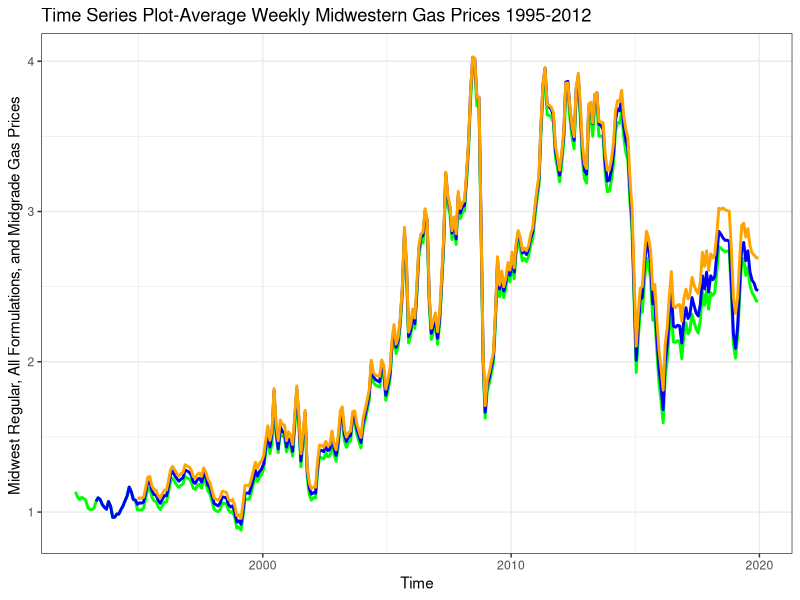
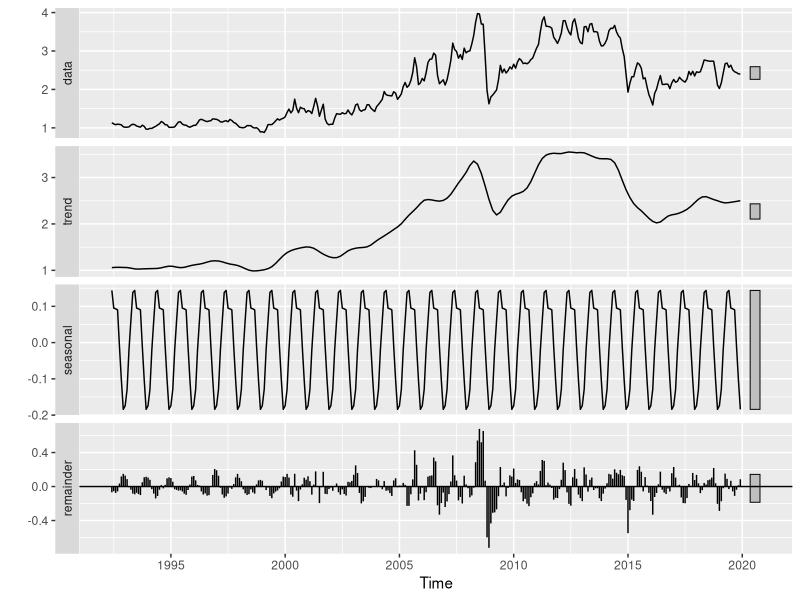
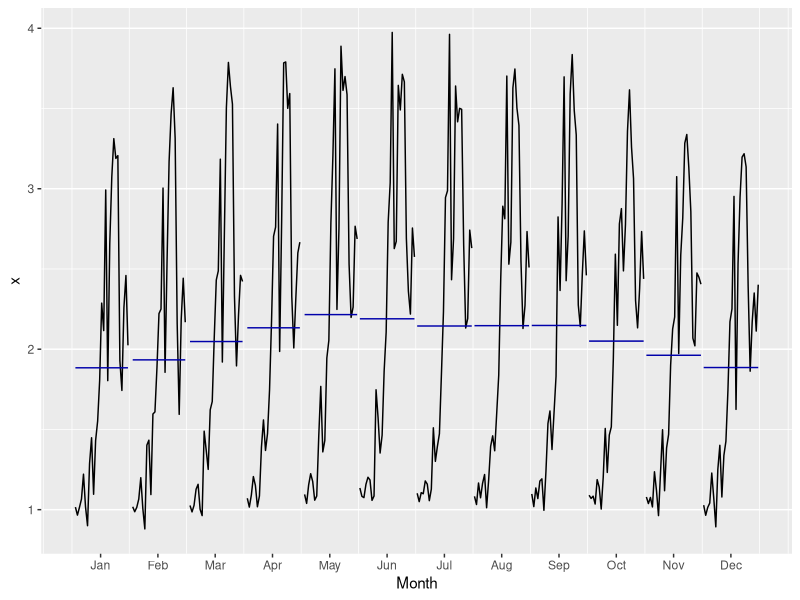
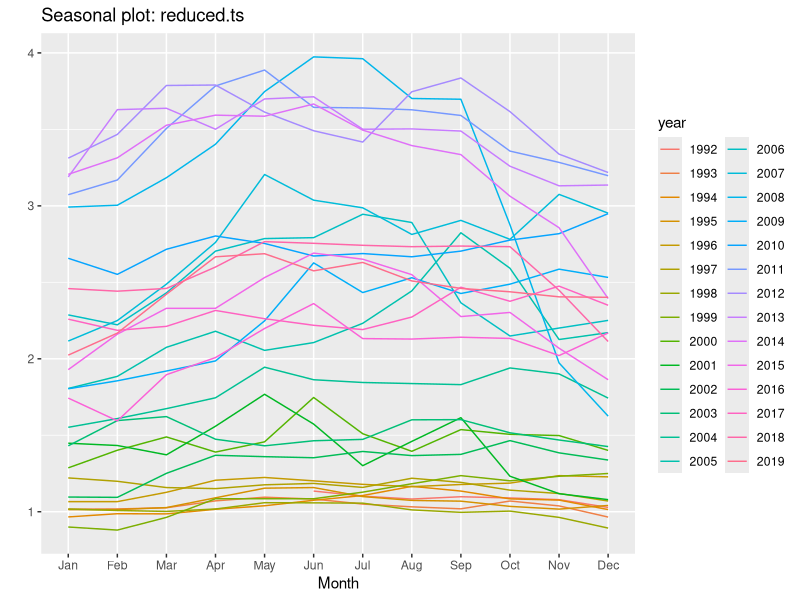
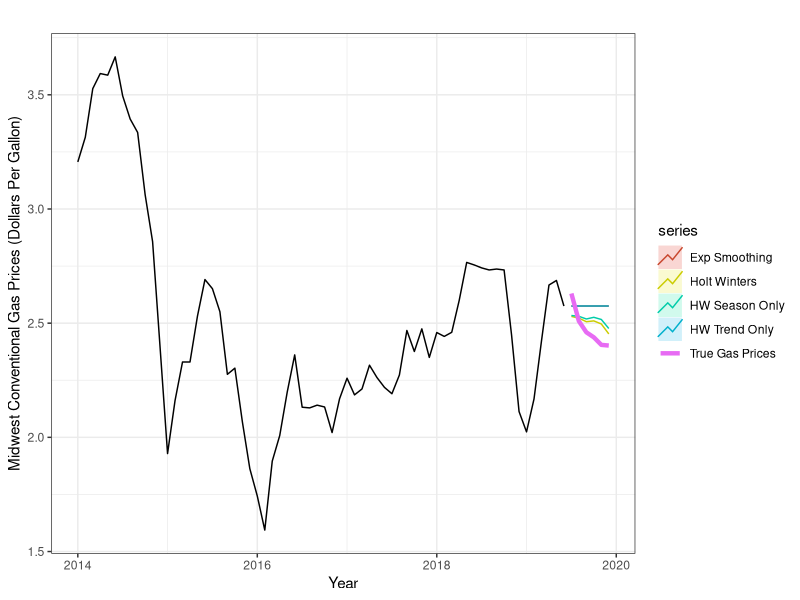
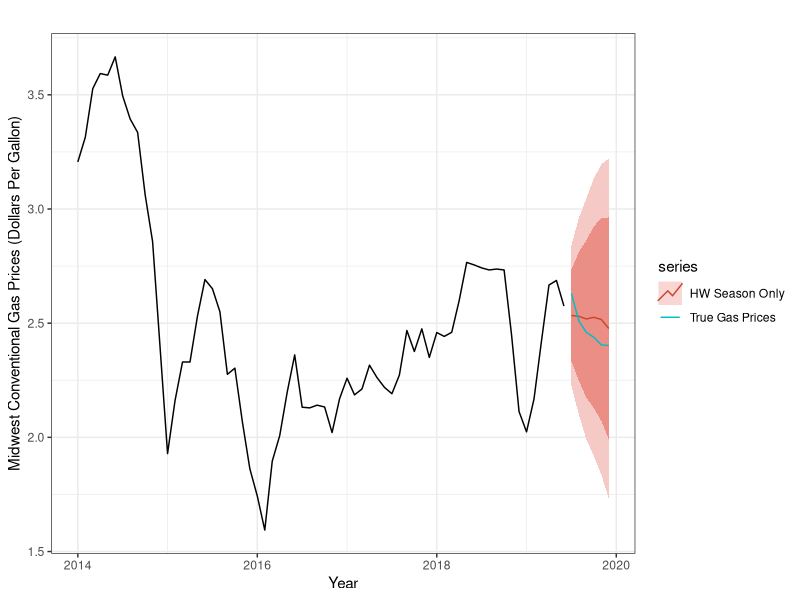
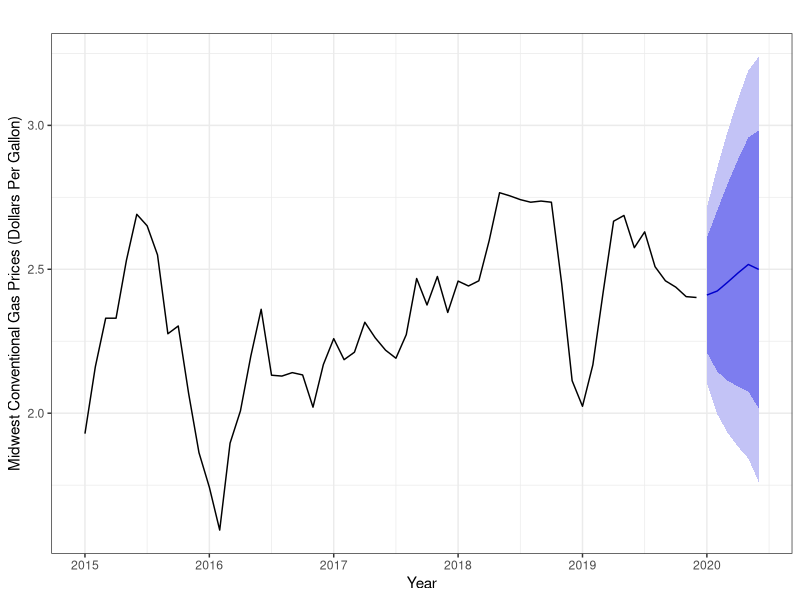

Write the R code that produced these figures, in order.
## ---- chunk 1
knitr::opts_chunk$set(echo = TRUE)
library(readxl)
library(tidyverse)
library(forecast)
library(stringr)
library(lubridate)
library(knitr)
## ---- chunk 2
lab_data <- read_excel("PET_PRI_GND_DCUS_R20_M.xlsx", sheet = "Data 1", skip = 2)
dim(lab_data)

lab_data_wrangled <- lab_data %>%
  select(Date, `Midwest Regular Conventional Retail Gasoline Prices (Dollars per Gallon)`) %>%
  drop_na()

lab_data_all <- lab_data %>%
  select(Date, `Midwest All Grades All Formulations Retail Gasoline Prices (Dollars per Gallon)`) %>%
  drop_na()

lab_data_midgrade <- lab_data %>%
  select(Date, `Midwest Midgrade Conventional Retail Gasoline Prices (Dollars per Gallon)`) %>%
  drop_na()

ggplot() +
  geom_line(aes(x=Date, y=`Midwest Regular Conventional Retail Gasoline Prices (Dollars per Gallon)`), size = 1, color = "green", data=lab_data_wrangled) +
  geom_line(aes(x=Date, y=`Midwest All Grades All Formulations Retail Gasoline Prices (Dollars per Gallon)`), size = 1, color = "blue", data=lab_data_all) +
  geom_line(aes(x=Date, y=`Midwest Midgrade Conventional Retail Gasoline Prices (Dollars per Gallon)`), size = 1, color = "orange", data=lab_data_midgrade) + 
  labs(x="Time", y = "Midwest Regular, All Formulations, and Midgrade Gas Prices ", title = "Time Series Plot-Average Weekly Midwestern Gas Prices 1995-2012", color = "Legend") +
  theme_bw() 
## ---- chunk 3
reduced_data <- lab_data %>%
  select(Date, `Midwest Regular Conventional Retail Gasoline Prices (Dollars per Gallon)`) %>%
  drop_na() %>%
  mutate(year = year(Date),
         month = month(Date))

midwest_data <- reduced_data %>%
  select(year, month, `Midwest Regular Conventional Retail Gasoline Prices (Dollars per Gallon)`) %>%
  arrange(year, month)

reduced.ts <- ts(midwest_data$`Midwest Regular Conventional Retail Gasoline Prices (Dollars per Gallon)`, start=c(1992, 6), frequency=12)

autoplot(stl(reduced.ts, s.window="periodic"))
## ---- chunk 4
ggmonthplot(reduced.ts)
## ---- chunk 5
ggseasonplot(reduced.ts)
## ---- chunk 6
reduced.train <- window(reduced.ts, end=c(2019, 6))
reduced.test <- window(reduced.ts, start=c(2019, 7), end=c(2019, 12))
reduced.test
## ---- chunk 7
reduced.exp <- HoltWinters(reduced.train, beta=FALSE, gamma=FALSE) # Simple Exponential Smoothing
reduced.trend <- HoltWinters(reduced.train, gamma=FALSE)           # Holt Model (Holt Winters, trend only)
reduced.season <- HoltWinters(reduced.train, beta=FALSE)           # forcing trend coefficient to zero
reduced.hw <- HoltWinters(reduced.train)                          # Hold Winters (trend & Season)
## ---- chunk 8
reduced.for.exp <- forecast(reduced.exp, h=6)
reduced.for.trend <- forecast(reduced.trend, h=length(reduced.test))
reduced.for.season <- forecast(reduced.season, h=length(reduced.test))
reduced.for.hw <- forecast(reduced.hw, h=length(reduced.test))
## ---- chunk 9
## PI=FALSE says NOT to plot Prediction intervals
autoplot(window(reduced.train, start=c(2014,1))) + 
  autolayer(reduced.for.exp, PI=FALSE, series="Exp Smoothing") +
  autolayer(reduced.for.trend, PI=FALSE, series="HW Trend Only") +
  autolayer(reduced.for.hw, PI=FALSE, series="Holt Winters") +
  autolayer(reduced.for.season, PI=FALSE, series="HW Season Only") + 
  autolayer(reduced.test, series="True Gas Prices", size=1.5) +
  labs(x="Year", y="Midwest Conventional Gas Prices (Dollars Per Gallon)") +
  theme_bw()
## ---- chunk 10
autoplot(window(reduced.train, start=c(2014,1))) + 
  autolayer(reduced.for.season, series="HW Season Only") + 
  autolayer(reduced.test, series="True Gas Prices") +
  labs(x="Year", y="Midwest Conventional Gas Prices (Dollars Per Gallon)") +
  theme_bw()
## ---- chunk 11
accuracy(reduced.for.exp, reduced.test)
accuracy(reduced.for.trend, reduced.test)
accuracy(reduced.for.season, reduced.test)
accuracy(reduced.for.hw, reduced.test)
## ---- chunk 12
tab <- rbind(accuracy(reduced.for.exp, reduced.test)[2,2:3],
             accuracy(reduced.for.trend, reduced.test)[2,2:3],
             accuracy(reduced.for.season, reduced.test)[2,2:3],
             accuracy(reduced.for.hw, reduced.test)[2,2:3] )
rownames(tab) <- c("Exp Smoothing", "Holt (trend)", "HW (Season only)", "Holt Winters")
kable(tab)
## ---- chunk 13
reduced.hw.full <- HoltWinters(reduced.ts, beta=FALSE) # HW Season only
reduced.hw.forecast <- forecast(reduced.hw.full, h=6)
autoplot(window(reduced.ts, start=c(2015,1))) + 
  autolayer(reduced.hw.forecast) + 
  labs(x="Year", y="Midwest Conventional Gas Prices (Dollars Per Gallon)") +
  theme_bw()
reduced.hw.forecast
